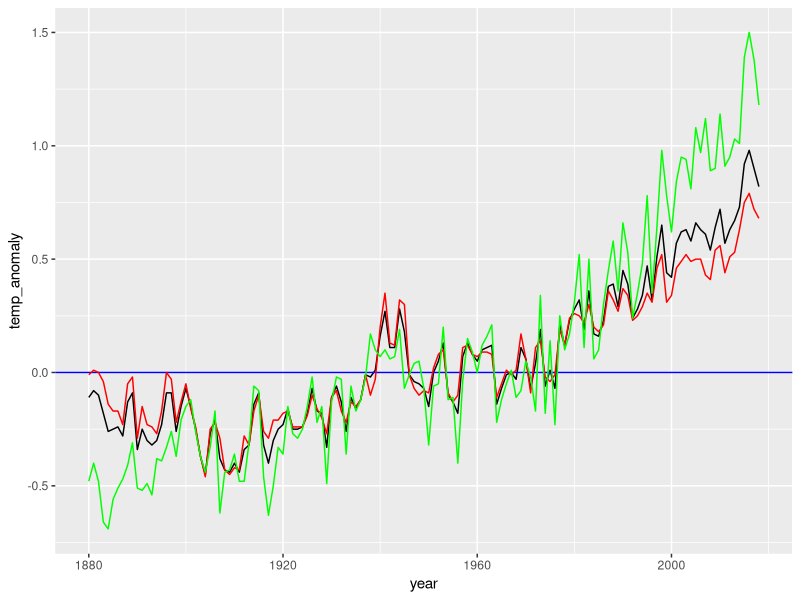

Source code (R):
library(tidyverse)
library(dslabs)
data(temp_carbon)
data(greenhouse_gases)
data(historic_co2)
temp_carbon


 p<-temp_carbon %>% filter(!is.na(temp_anomaly)) %>% ggplot(aes(year,temp_anomaly))+
  geom_line()
 
  p + geom_hline(aes(yintercept = 0), col = "blue")+
    geom_line(aes(y=ocean_anomaly),color="red")+
    geom_line(aes(y=land_anomaly),color="green")
    
 
